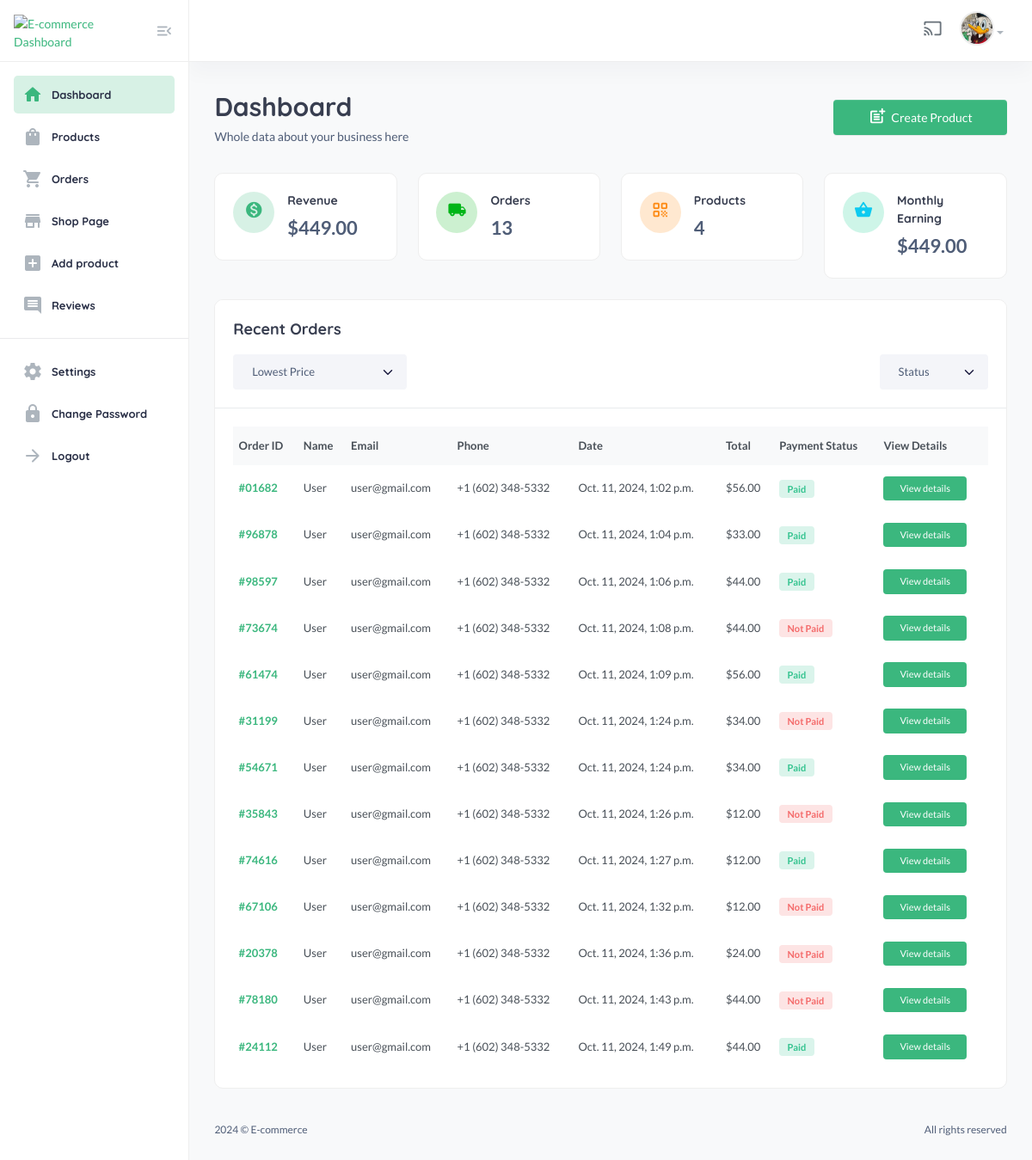
Before: /useradmin/dashboard/ (signed in) with the older database file.
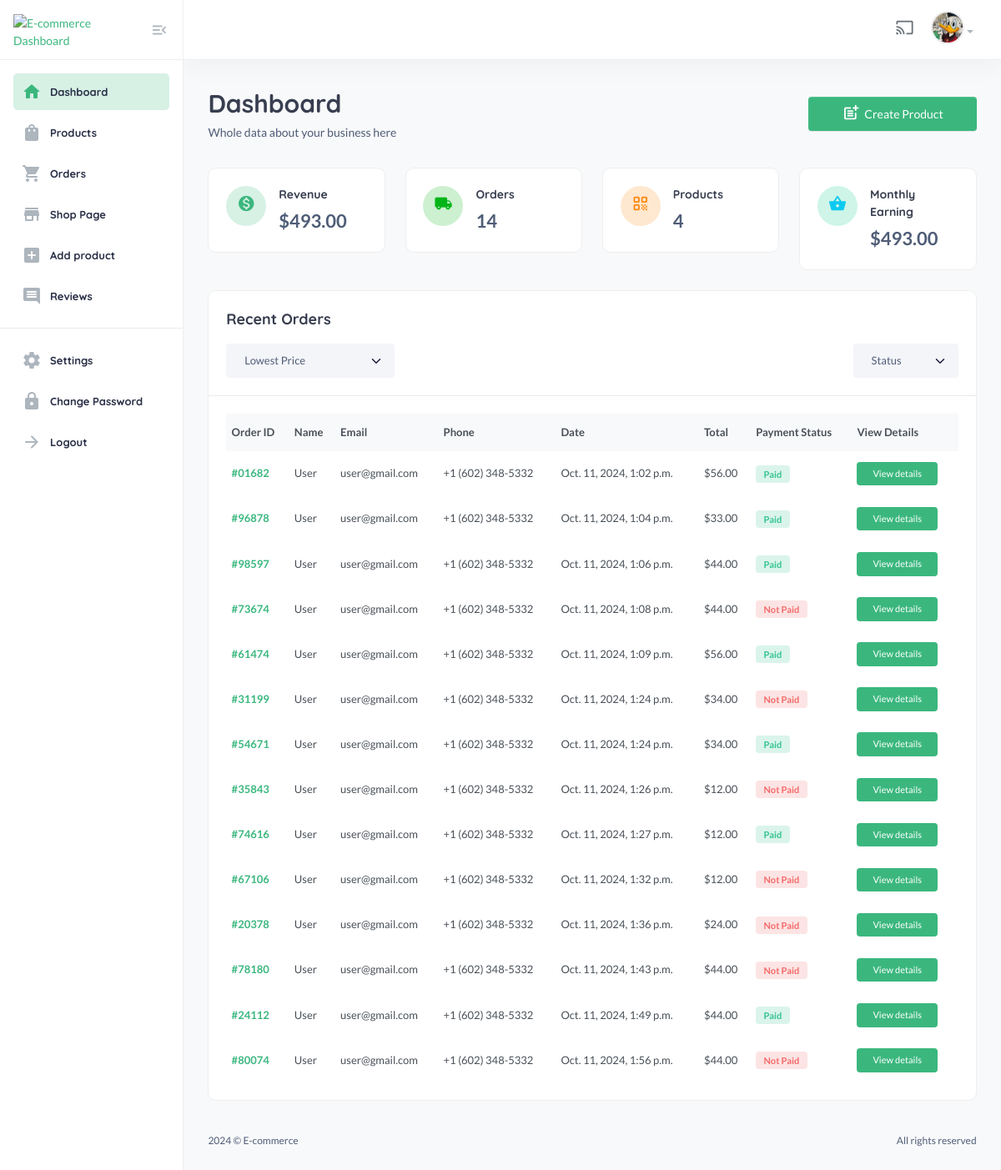
After: the same page with the newer database file.
### core/models.py (models this page shows)
class CartOrder(models.Model):
    user = models.ForeignKey(User, on_delete=models.SET_NULL, null=True)
    full_name = models.CharField(max_length=100, null=True, blank=True)
    email = models.CharField(max_length=100, null=True, blank=True)
    phone = models.CharField(max_length=100, null=True, blank=True)
    address = models.CharField(max_length=100, null=True, blank=True)
    city = models.CharField(max_length=100, null=True, blank=True)
    state = models.CharField(max_length=100, null=True, blank=True)
    country = models.CharField(max_length=100, null=True, blank=True)
    price = models.DecimalField(max_digits=12, decimal_places=2, default='0.00')
    saved = models.DecimalField(max_digits=12, decimal_places=2, default='0.00')
    coupons = models.ManyToManyField('core.Coupon', blank=True)
    shipping_method = models.CharField(max_length=100, null=True, blank=True)
    tracking_id = models.CharField(max_length=100, null=True, blank=True)
    tracking_website_address = models.CharField(max_length=100, null=True, blank=True)
    paid_status = models.BooleanField(default=False)
    order_date = models.DateTimeField(auto_now_add=True)
    product_status = models.CharField(choices=STATUS_CHOICE, max_length=30, default="processing", null=True, blank=True)
    sku = ShortUUIDField(null=True, blank=True, length=5, prefix="SKU", max_length=20, alphabet="1234567890")
    oid = ShortUUIDField(null=True, blank=True, length=5, max_length=20, alphabet="1234567890")
    stripe_payment_intent = models.CharField(max_length=1000, null=True, blank=True)
    class Meta:
        verbose_name_plural = 'Card Order'

### useradmin/decorators.py (the view)
    def wrapper(request, *args, **kwargs):
        if request.user.is_superuser != True:
            messages.warning(request, "You are not authorized to view this page!")
            return redirect('/user/sign-in/')
        return view_func(request, *args, **kwargs)

### core/context_processor.py (called while the page is built)
def default(request):
    categories = Category.objects.all()
    vendors = Vendor.objects.all()
    min_max_price = Product.objects.aggregate(Min('price'), Max('price'))
    try:
        wishlist = WishList.objects.filter(user=request.user)
    except:
        messages.warning(request, 'You need to login before accessing your wishlist.')
        wishlist = 0
    try:
         address = Address.objects.get(user=request.user)
    except:
        address = None
    return {
        'vendors': vendors,
        'wishlist': wishlist,
        'categories': categories,
        'address': address,
        'min_max_price': min_max_price,
    }

### templates/useradmin/dashboard.html (shortened to what the changed rows need)
{% extends 'useradmin/base.html' %}
{% load static %}
{% block content %}
<section class="content-main">
    <div class="content-header">
        <div>
            <h2 class="content-title card-title">Dashboard</h2>
        </div>
    </div>
    <div class="row">
        <div class="col-lg-3">
            <div class="card card-body mb-4">
                <article class="icontext">
                    <div class="text">
                        <h6 class="mb-1 card-title">Revenue</h6>
                        <span>${{revenue.price|floatformat:2}}</span>
                    </div>
                </article>
            </div>
        </div>
        <div class="col-lg-3">
            <div class="card card-body mb-4">
                <article class="icontext">
                    <div class="text">
                        <h6 class="mb-1 card-title">Orders</h6>
                        <span>{{total_orders_count.count}}</span>
                    </div>
                </article>
            </div>
        </div>
        <div class="col-lg-3">
            <div class="card card-body mb-4">
                <article class="icontext">
                    <div class="text">
                        <h6 class="mb-1 card-title">Monthly Earning</h6>
                        {% if monthly_revenue.price %}
                            <span>${{monthly_revenue.price|floatformat:2}}</span>
                        {% else %}
                            <span>No earning yet</span>
                        {% endif %}
                    </div>
                </article>
            </div>
        </div>
    </div>
    <div class="card mb-4">
        <div class="card-body">
            <div class="table-responsive">
                <div class="table-responsive">
                    <table class="table align-middle table-nowrap mb-0">
                        <thead class="table-light">
                            <tr>
                                <th class="align-middle" scope="col">Order ID</th>
                                <th class="align-middle" scope="col">Name</th>
                                <th class="align-middle" scope="col">Email</th>
                                <th class="align-middle" scope="col">Phone</th>
                                <th class="align-middle" scope="col">Date</th>
                                <th class="align-middle" scope="col">Total</th>
                                <th class="align-middle" scope="col">Payment Status</th>
                                <th class="align-middle" scope="col">View Details</th>
                            </tr>
                        </thead>
                        <tbody>
                        {% for l in latest_orders %}
                            <tr>
                                <td><a href="#" class="fw-bold">#{{l.oid}}</a></td>
                                <td>{{l.full_name|title}}</td>
                                <td>{{l.email}}</td>
                                <td>{{l.phone}}</td>
                                <td>{{l.order_date}}</td>
                                <td>${{l.price}}</td>
                                <td>
                                    {% if l.paid_status == True %}
                                        <span class="badge badge-pill badge-soft-success">Paid</span>
                                    {% else %}
                                       <span class="badge badge-pill badge-soft-danger">Not Paid</span>
                                    {% endif %}
                                </td>
                                <td>
                                    <a href="#" class="btn btn-xs"> View details</a>
                                </td>
                            </tr>
                            {% endfor %}
                        </tbody>
                    </table>
                </div>
            </div>
        </div>
    </div>
</section>
{% endblock %}

Changed rows visible on the page:
added CartOrder: oid "80074", full_name "User", email "user@gmail.com", phone "+1 (602) 348-5332", order_date "Oct. 11, 2024, 1:56 p.m.", price "44.00", paid_status "Not Paid"
Other visible differences:
{{ revenue.price|floatformat:2 }}: "449.00" → "493.00"
{{ total_orders_count.count }}: "13" → "14"
{{ monthly_revenue.price|floatformat:2 }}: "449.00" → "493.00"
